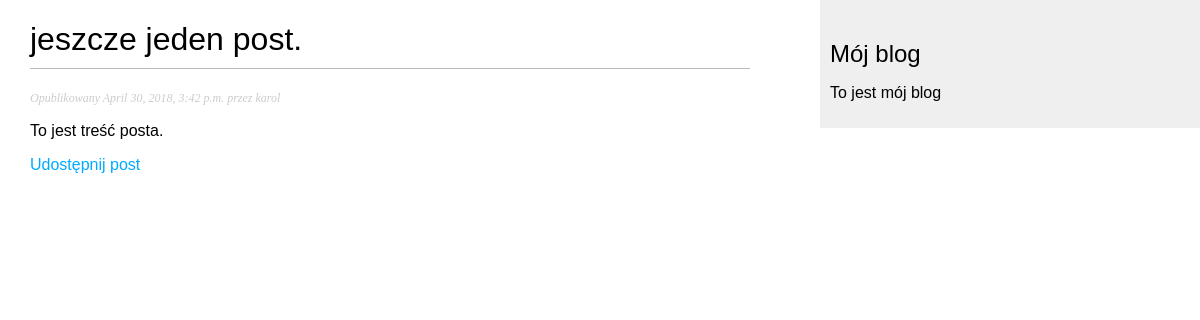
Screenshot of /blog/2018/04/30/jeszcze-jeden-post/ with the database file from the repository.
### blog/models.py (models this page shows, shortened)
class Post(models.Model):
    objects = models.Manager()
    published = PublishedManager()
    STATUS_CHOICES = (
        ('draft', 'Roboczy'),
        ('published', 'Opublikowany'),
    )
    title = models.CharField(max_length=250)
    slug = models.SlugField(max_length=250, unique_for_date='publish')
    author = models.ForeignKey(User, related_name='blog_posts',on_delete=models.CASCADE,)
    body = models.TextField()
    publish = models.DateTimeField(default=timezone.now)
    created = models.DateTimeField(auto_now_add=True)
    updated = models.DateTimeField(auto_now=True)
    status = models.CharField(max_length=10, choices=STATUS_CHOICES, default='draft')
    class Meta:
        ordering = ('-publish',)

### blog/views.py (the view)
def post_detail(request, year, month, day, post):
    post = get_object_or_404(Post, slug=post,
                             status = 'published',
                             publish__year = year,
                             publish__month = month,
                             publish__day = day)
    return render(request, 'blog/post/detail.html', {'post': post})

### blog/templates/blog/post/detail.html (shortened to what this page needs)
{% extends "blog/base.html" %}
{% block content %}
  <h1>{{ post.title }}</h1>
  <p class="date">
    Opublikowany {{ post.publish }} przez {{ post.author }}
  </p>
  {{ post.body|linebreaks }}
  <p>
    <a href="{% url "blog:post_share" post.id %}">
        Udostępnij post
    </a>
  </p>
{% endblock %}

### blog/static/css/blog.css (style rules this page uses)
body { margin:0; padding:0; font-family:helvetica, sans-serif; }
a { color:#00abff; text-decoration:none; }
h1 { font-weight:normal; border-bottom:1px solid #bbb; padding:0 0 10px 0; }
p.date { color:#ccc; font-family: georgia, serif; font-size: 12px; font-style: italic; }

### rows the page displays
Post: title "jeszcze jeden post.", publish "April 30, 2018, 3:42 p.m.", author "karol", body "To jest treść posta."
